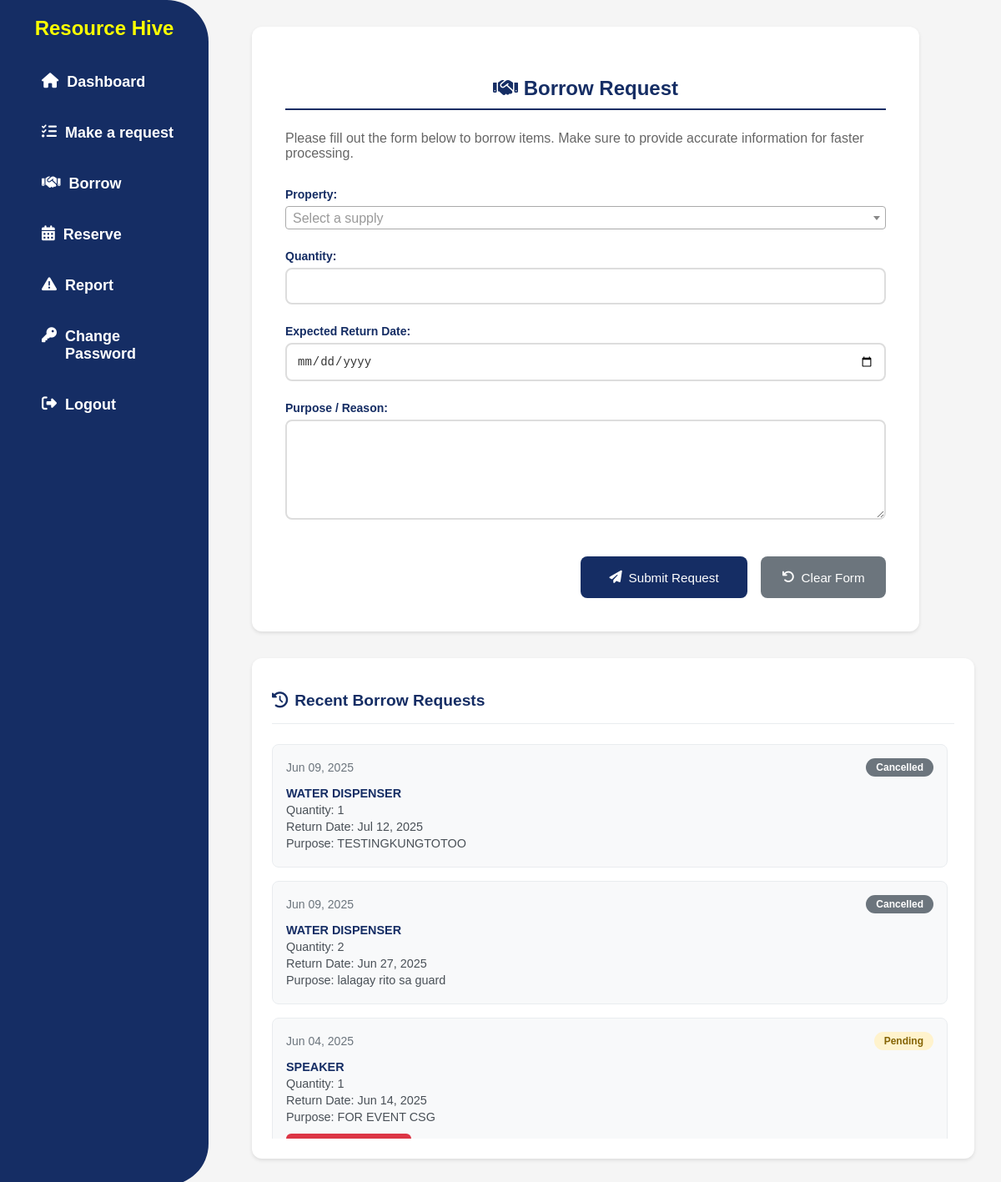
The page /userpanel/user_borrow/ (signed in) on the database as committed earlier.
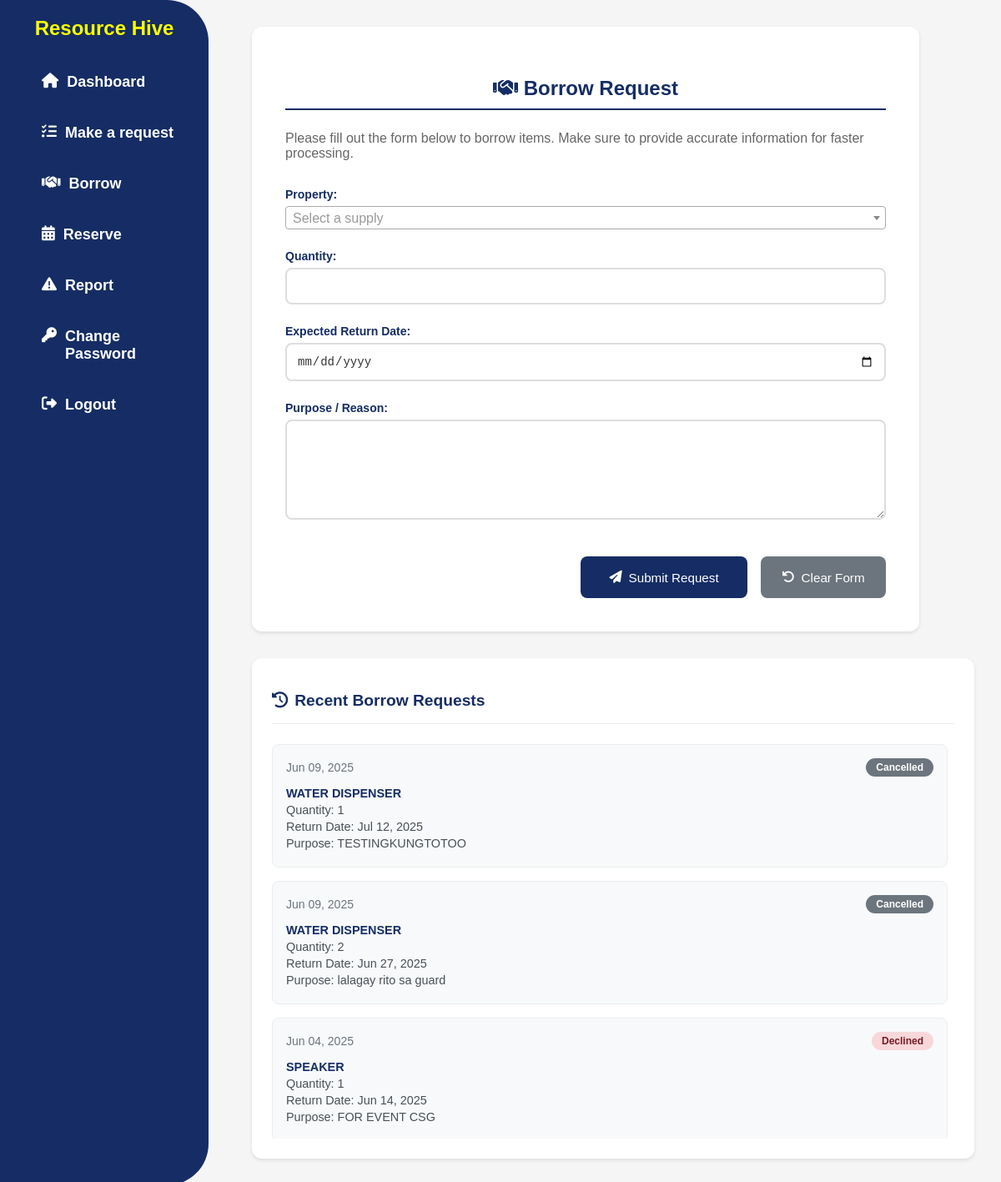
The same page on the database as committed later.
### app/models.py (models this page shows, shortened)
class BorrowRequest(models.Model):
    STATUS_CHOICES = [
        ('pending', 'Pending'),
        ('approved', 'Approved'),
        ('returned', 'Returned'),
        ('overdue', 'Overdue'),
        ('declined', 'Declined'),
    ]
    user = models.ForeignKey(User, on_delete=models.CASCADE)
    property = models.ForeignKey(Property, on_delete=models.CASCADE)
    quantity = models.PositiveIntegerField()
    status = models.CharField(max_length=20, choices=STATUS_CHOICES, default='pending')
    remarks = models.TextField(blank=True, null=True)
    borrow_date = models.DateTimeField(auto_now_add=True)
    return_date = models.DateField()
    actual_return_date = models.DateField(null=True, blank=True)
    purpose = models.TextField()

class Property(models.Model):
    CONDITION_CHOICES = [
        ('In good condition', 'In good condition'),
        ('Needing repair', 'Needing repair'),
        ('Unserviceable', 'Unserviceable'),
        ('Obsolete', 'Obsolete'),
        ('No longer needed', 'No longer needed'),
        ('Not used since purchased', 'Not used since purchased'),
    ]
    AVAILABILITY_CHOICES = [
        ('available', 'Available'),
        ('not_available', 'Not Available'),
    ]
    property_number = models.CharField(max_length=100, unique=True, null=True, blank=True)
    property_name = models.CharField(max_length=100)
    category = models.ForeignKey(PropertyCategory, on_delete=models.SET_NULL, null=True, blank=True)
    description = models.TextField(null=True, blank=True)
    barcode = models.CharField(max_length=150, unique=True, null=True, blank=True)
    unit_of_measure = models.CharField(max_length=50, null=True, blank=True)
    unit_value = models.DecimalField(
        max_digits=10, decimal_places=2,
        blank=True, null=True,
        validators=[MinValueValidator(0)]
    )
    overall_quantity = models.PositiveIntegerField(validators=[MinValueValidator(0)], default=0)
    quantity = models.PositiveIntegerField(validators=[MinValueValidator(0)], default=0)
    location = models.CharField(max_length=255, null=True, blank=True)
    condition = models.CharField(max_length=100, choices=CONDITION_CHOICES, default='In good condition')
    availability = models.CharField(max_length=20, choices=AVAILABILITY_CHOICES, default='available')
    is_archived = models.BooleanField(default=False)
    def __str__(self):
        if self.property_number:
            return f"{self.property_name} ({self.property_number})"
        return self.property_name

### userpanel/views.py (the view, shortened to what this page needs)
# urls.py: path('user_borrow/', UserBorrowView.as_view(), name='user_borrow'),
class UserBorrowView( PermissionRequiredMixin, TemplateView):
    template_name = 'userpanel/user_borrow.html'
    permission_required = 'app.view_user_module'
    def get(self, request):
        form = BorrowForm()
        recent_requests = BorrowRequest.objects.filter(user=request.user).order_by('-borrow_date')[:5]
        recent_requests_data = [{
            'id': req.id,
            'item': req.property.property_name,
            'quantity': req.quantity,
            'status': req.status,
            'date': req.borrow_date,
            'return_date': req.return_date,
            'purpose': req.purpose
        } for req in recent_requests]
        return render(request, self.template_name, {
            'form': form,
            'recent_requests': recent_requests_data
        })

### userpanel/forms.py (shortened to what this page needs)
class BorrowForm(forms.ModelForm):
    error_css_class = 'error'
    required_css_class = 'required'
    return_date = forms.DateField(
        widget=forms.DateInput(attrs={
            'type': 'date',
            'id': 'id_return_date',
            'min': date.today().isoformat()  # Set minimum date to today
        }),
        label="Expected Return Date",
        error_messages={
            'required': 'Return date is required.',
        }
    )
    purpose = forms.CharField(
        widget=forms.Textarea(attrs={'rows': 3}),
        label="Purpose / Reason"
    )
    def __init__(self, *args, **kwargs):
        super().__init__(*args, **kwargs)
        self.fields['property'].queryset = Property.objects.filter(availability='available')
        self.fields['property'].widget.attrs.update({'class': 'select2'})
        self.fields['return_date'].widget.attrs['min'] = date.today().isoformat()
    class Meta:
        model = BorrowRequest
        fields = ['property', 'quantity', 'return_date', 'purpose']
        widgets = {
            'quantity': forms.NumberInput(attrs={'min': 1}),
        }

### userpanel/templates/userpanel/user_borrow.html (shortened to what this page needs)
{% extends 'userpanel/user_base.html' %}
{% block content %}
<div class="request-page-layout">
    <main class="request-form-container">
        <h1><i class="fas fa-handshake"></i> Borrow Request</h1>
        <p class="form-description">Please fill out the form below to borrow items. Make sure to provide accurate information for faster processing.</p>
        <form method="post" action="{% url 'user_borrow' %}" class="request-form">
            {{ form.as_p }}
            <div class="form-actions">
                <button type="submit" class="btn-submit">
                    <i class="fas fa-paper-plane"></i> Submit Request
                </button>
                <button type="reset" class="btn-reset">
                    <i class="fas fa-undo"></i> Clear Form
                </button>
            </div>
        </form>
    </main>
    <aside class="recent-requests">
        <h2><i class="fas fa-history"></i> Recent Borrow Requests</h2>
        {% if recent_requests %}
            <div class="requests-list">
                {% for request in recent_requests %}
                <div class="request-card" data-request-id="{{ request.id }}">
                    <div class="request-header">
                        <span class="request-date">{{ request.date|date:"M d, Y" }}</span>
                        <span class="status-badge status-{{ request.status|lower }}">{{ request.status|title }}</span>
                    </div>
                    <div class="request-details">
                        <p class="supply-name">{{ request.item }}</p>
                        <p class="quantity">Quantity: {{ request.quantity }}</p>
                        <p class="return-date">Return Date: {{ request.return_date|date:"M d, Y" }}</p>
                        <p class="purpose">Purpose: {{ request.purpose|truncatechars:50 }}</p>
                        {% if request.status == 'pending' %}
                        <button class="btn-cancel-request" data-request-id="{{ request.id }}" data-request-type="borrow">
                        </button>
                        {% endif %}
                    </div>
                </div>
                {% endfor %}
            </div>
        {% else %}
            <div class="no-requests">
                <i class="fas fa-inbox"></i>
                <p>No recent borrow requests found</p>
            </div>
        {% endif %}
    </aside>
</div>
{% endblock %}

Rows that differ between the two databases and show on the page:
changed BorrowRequest "FOR EVENT CSG": status "pending" → "declined" (drawn)
Other text that changed with them:
new list line: "Jun 04, 2025 Declined Jun 14, 2025 FOR EVENT CSG"
new list line: "SPEAKER"
new list line: "Quantity: 1 Return Date: Purpose:"
list line gone: "Jun 04, 2025 Pending Jun 14, 2025 FOR EVENT CSG"
list line gone: "SPEAKER"
list line gone: "Quantity: 1 Return Date: Purpose:"
